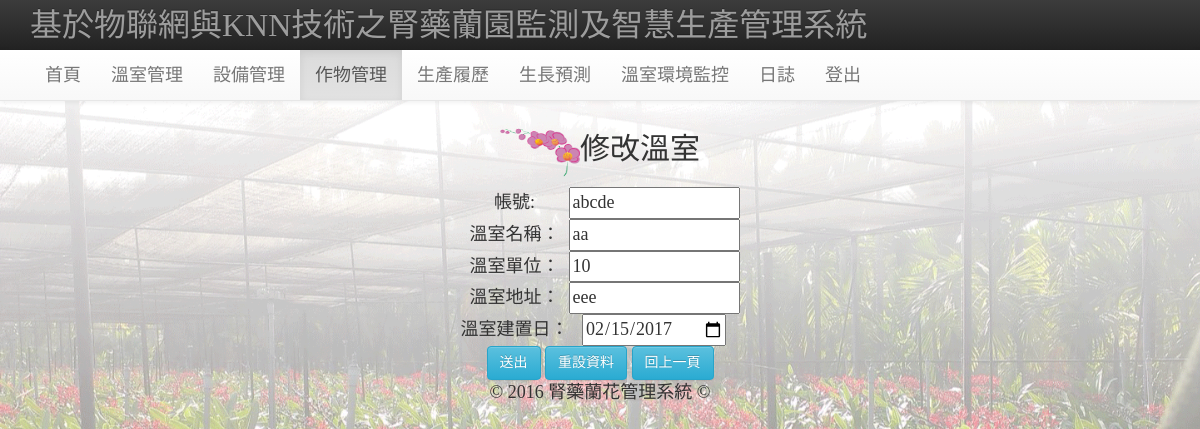
Page /GMM_update.php?id=2 (signed in) on the committed database.
### tables this page shows
CREATE TABLE `greenhouse` (
  `gh_id` int(255) UNSIGNED NOT NULL,
  `gh_user` varchar(20) NOT NULL,
  `gh_name` varchar(20) NOT NULL,
  `gh_num` tinyint(20) NOT NULL,
  `gh_add` varchar(1000) NOT NULL,
  `gh_data` varchar(255) NOT NULL,
  `gh_time` timestamp NOT NULL DEFAULT CURRENT_TIMESTAMP ON UPDATE CURRENT_TIMESTAMP
);

### GMM_update.php (the view, shortened to what this page needs)
<?php
$sql_db = "SELECT * FROM `greenhouse` WHERE `gh_id`=".$_GET["id"];
$result = mysql_query($sql_db);
$row_result=mysql_fetch_assoc($result);
?>
<!DOCTYPE html>
<html lang="en">
<head>
  	<link rel="stylesheet" href="https://maxcdn.bootstrapcdn.com/bootstrap/3.3.1/css/bootstrap.min.css">
  	<link rel="stylesheet" href="https://maxcdn.bootstrapcdn.com/bootstrap/3.3.1/css/bootstrap-theme.min.css">
</head>
<body style="text-align:center;font-size:18px;background-image: url(img/46505.png);background-size: cover;background-attachment: fixed; font-family: 微軟正黑體;margin:30px">
<nav class="navbar navbar-inverse navbar-fixed-top" role="navigation">
  <div class="container">
    <div class="navbar-header">
     <a class="navbar-brand" href="member_center.php" style="font-size: 24pt;">基於物聯網與KNN技術之腎藥蘭園監測及智慧生產管理系統</a>
    </div>
  </div>
</nav>
<nav class="navbar navbar-default navbar-fixed-top" style="top: 50px;" role="navigation">
  <div class="container">
    <div id="navbar" class="navbar-collapse collapse">
      <ul class="nav navbar-nav">
        <li><a href="member_center.php">首頁</a></li>
        <li><a href="GMM.php">溫室管理</a></li>
        <li><a href="SM.php">設備管理</a></li>
        <li class="active"><a href="CM.php">作物管理</a></li>
        <li><a href="PH.php?select=1">生產履歷</a></li>
        <li><a href="prediction.php">生長預測</a></li>
        <li><a href="http://140.127.1.99/orchid_garden/index.html" target=" _new">溫室環境監控</a></li>
        <li><a href="Diary.php">日誌</a></li>
        <li><a href="?logout=true">登出</a></li>
      </ul>
    </div>
  </div>
</nav>
<br><br><br>
<div class="col-xs-12">
	<h2><img src="img/LOGO.png" alt="LOGO" width="80" height="50">修改溫室</h2>
</div>
	<table align="center">
		<form name="gmmform" method="post" onSubmit="return checkForm();">
			<tr>
			<td>帳號:</td>
			<td><input type="text" name="gh_user"  size="14" id="gh_user" readonly="readonly" value="<?php echo $row_result["gh_user"]; ?>"></td>
		</tr>
		<tr>
			<td>溫室名稱：</td>
			<td><input type="text" name="gh_name"  size="14" id="gh_name" value="<?php echo $row_result["gh_name"];?>"></td>
		</tr>
		<tr>
			<td>溫室單位：</td>
			<td><input type="text" name="gh_num"  size="14" id="gh_num" value="<?php echo $row_result["gh_num"]; ?>"></td>
		</tr>
		<tr>
			<td>溫室地址：</td>
			<td><input type="text" name="gh_add"  size="14" id="gh_add" value="<?php echo $row_result["gh_add"]; ?>"></td>
		</tr>
		<tr>
			<td>溫室建置日：</td>
			<td><input type="date" name="gh_data" size="14" value="<?php echo $row_result["gh_data"]; ?>"></td>
		</tr>
		<tr >
			<td colspan="2">
            	<input type="submit" name="Submit2" class="btn btn-info" value="送出">
            	<input type="reset" name="Submit3" class="btn btn-info" value="重設資料">
				<input type="button" name="Submit" class="btn btn-info" value="回上一頁" onClick="window.history.back();">
			</td>
		</tr>
		<tr>
    		<td align="center" colspan="2">© 2016 腎藥蘭花管理系統 ©</td>
  		</tr>
		</form>
	</table>
</body>
</html>

### rows in the picture
greenhouse: gh_user "abcde", gh_name "aa", gh_num "10", gh_add "eee", gh_data "02/15/2017"
